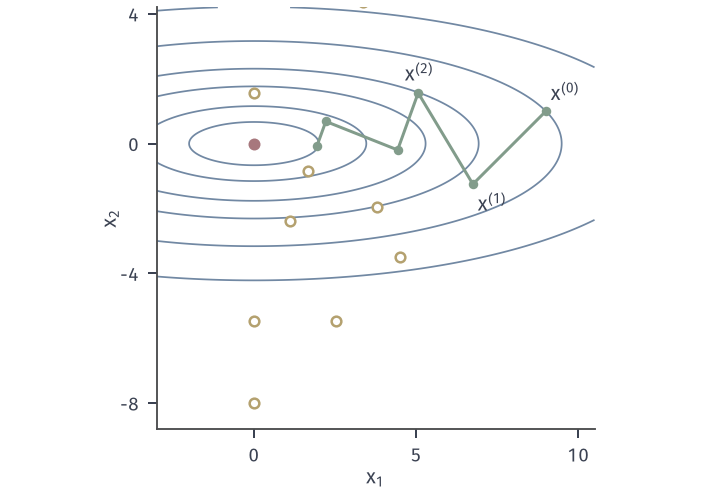

Python code for this plot:
from pathlib import Path
import sys
ROOT = next(p for p in Path(__file__).resolve().parents if (p/'build.sh').is_file() and (p/'tex/book.tex').is_file())
sys.path.insert(0, str(ROOT/'figures/00-shared/mathematical-preliminaries-upper/00-shared/comprehension-figures'))
from support import figure, save, BLUE, GREEN, YELLOW, RED, PURPLE, INK, MUTED, GRID, BLUE_FILL, GREEN_FILL, YELLOW_FILL, RED_FILL, PURPLE_FILL
import numpy as np
HERE = Path(__file__).resolve().parent
STROKE = '#4C4D4F'
def panel(fig, left, right, top, bottom, wspace=.25, hspace=.25):
    fig.set_layout_engine(None)
    fig.subplots_adjust(left=left, right=right, top=top, bottom=bottom, wspace=wspace, hspace=hspace)
def tags(fig, axes, y=.015):
    for ax, s in zip(axes, ('(a)', '(b)', '(c)', '(d)')):
        p = ax.get_position(); fig.text((p.x0+p.x1)/2, y, s, ha='center', va='bottom')
# 贯穿本章的例子：f(x)=(x1^2+9x2^2)/2，x0=(9,1)，L=9，mu=1。
H = np.diag([1., 9.])
def f2(X, Y): return .5*(X**2 + 9*Y**2)
def grad(x): return H@x
def fv(x): return .5*x@H@x
x0 = np.array([9., 1.])

fig, ax = figure(width_mm=100, height_mm=70)
panel(fig, .075, .985, .985, .135)
X,Y = np.meshgrid(np.linspace(-3,10.5,800),np.linspace(-8.8,4.2,800))
ax.contour(X,Y,f2(X,Y),levels=[2,6,14,24,45,80],colors=[BLUE],linewidths=.7)
x = x0.copy(); P=[x.copy()]; R=[]
for t in range(5):
    g = grad(x); a = 1.; fx = fv(x)
    while True:
        y = x-a*g
        if fv(y) <= fx-.1*a*g@g: break
        R.append(y.copy()); a *= .5
    x = y; P.append(x.copy())
P=np.array(P); R=np.array(R)
for r,(q) in zip(R,range(len(R))):
    pass
ax.scatter(R[:,0],R[:,1],s=15,facecolors='white',edgecolors=YELLOW,linewidths=1,zorder=4,clip_on=True)
ax.plot(P[:,0],P[:,1],'-o',color=GREEN,lw=1.2,ms=3.8,mew=0,zorder=5)
ax.plot(0,0,'o',ms=4.8,color=RED,mew=0,zorder=6)
ax.text(9.15,1.2,'$x^{(0)}$',ha='left',va='bottom'); ax.text(6.9,-1.5,'$x^{(1)}$',ha='left',va='top'); ax.text(5.1,1.8,'$x^{(2)}$',ha='center',va='bottom')
ax.set_xlim(-3,10.5); ax.set_ylim(-8.8,4.2); ax.set_aspect('equal'); ax.set_xticks([0,5,10]); ax.set_yticks([-8,-4,0,4]); ax.set_xlabel('$x_1$',labelpad=1); ax.set_ylabel('$x_2$',labelpad=0)
save(fig, HERE, 'figure', {'c1':.1,'rho':.5,'a0':1,'P':P.tolist()})
